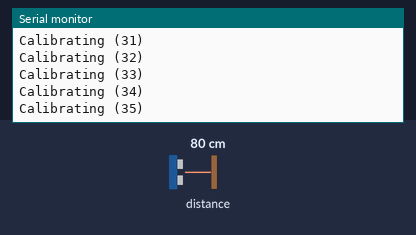
Recording of a sketch running on a simulated Arduino Uno, built with avr-gcc and run on an emulated ATmega328P. Parts: the last lines printed to the serial monitor. Inputs (shaded band) come from the test bench; at power-on: distance to the obstacle 80 cm.

Above: at 1.2 s.
1.3 s: distance to the obstacle set to 2 cm
At 4.1 s:
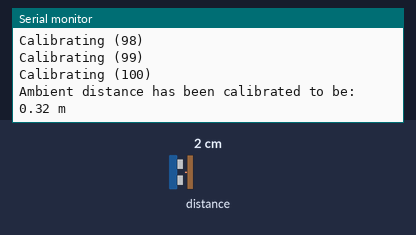
4.3 s: distance to the obstacle set to 18 cm
At 4.8 s:
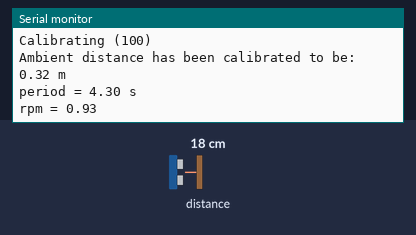
Timing chart, 0 to 7.3 s (numbered marks = the images above; inputs shaded):
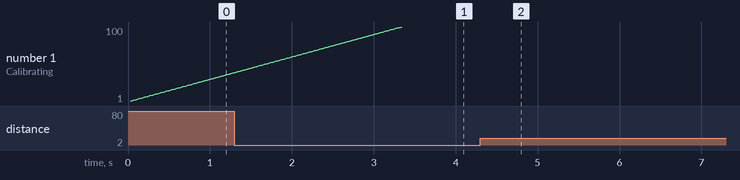

The sketch:

Time_of_Flight_Sensor.pdf.ino
```cpp
#include <Wire.h>
#include <VL53L1X.h>
VL53L1X sensor;
// Initialize variables
double distance;
double distance_ambient;
double scaling_constant;
bool calibrated;
int time_to_calibrate;
int count;
bool blade_detected;
int num_of_blades;

void setup()
{
 Serial.begin(115200);
 Wire.begin();
 Wire.setClock(400000); // use 400 kHz I2C
 sensor.setTimeout(500);
 if (!sensor.init())
  {
  Serial.println("Failed to detect and initialize sensor!");
  while (1);
 }
 sensor.setDistanceMode(VL53L1X::Long);
 sensor.setMeasurementTimingBudget(15000);
 sensor.startContinuous(15);
 Serial.println("new program");
 // Initialize values
 distance_ambient = 0;
 scaling_constant = 0.5; // User input
 calibrated = false;
 time_to_calibrate = 100; // User input
 count = 0;
 blade_detected = false;
 num_of_blades = 15; // User input
}

void loop()
{
 //Serial.println(String(millis())+","+String(sensor.read()));

//Serial.println(String(millis())+","+String(sensor.read()));

//Get distance from sensor
distance = sensor.read();

//Calibrate ambient distance
 if (calibrated == false){
 if (count < time_to_calibrate){
    distance_ambient = distance_ambient + distance;
    count = count + 1;
    Serial.println("Calibrating (" + String(count) + ")");
} else {
 distance_ambient = distance_ambient / time_to_calibrate;
 calibrated = true;
 Serial.println("Ambient distance has been calibrated to be: " + String(distance_ambient/1000) + " m");
 }
 }
// Calculate RPM
 unsigned long start_time;
 unsigned long end_time;
 double period;
 double rpm;
 if (calibrated == true && distance <= distance_ambient * scaling_constant && blade_detected == false){
 blade_detected = true;
 // Serial.println("Blade detected, distance = " + String(distance) + ", sensor read = " + String(sensor.read()) + ", max distance = " + String(distance_ambient * scaling_constant));
 start_time = millis();
 }

 if (blade_detected == true){
  if (distance > distance_ambient * scaling_constant){
  blade_detected = false;
    end_time = millis();
 // Serial.println("start_time = " + String(start_time) + ", end_time = " + String(end_time));
    period = end_time - start_time;
    Serial.println("period = " + String(period / 1000) + " s");
    period = (double) period / 60000; // ms to minute
    rpm = 1 / (num_of_blades * period);
    Serial.println("rpm = " + String(rpm));
 }
 }

}
```

Measured:
- after the input at 4.3 s, the serial monitor: prints a new line at once (image 2)
